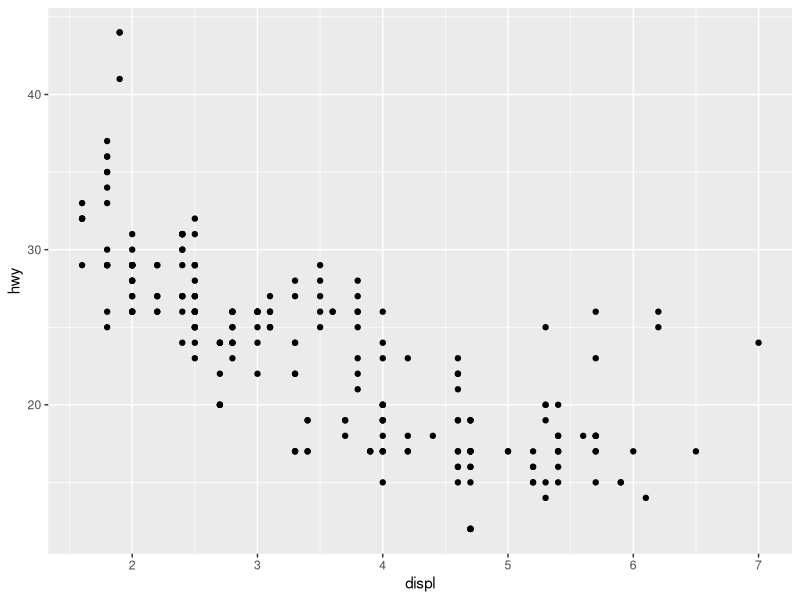
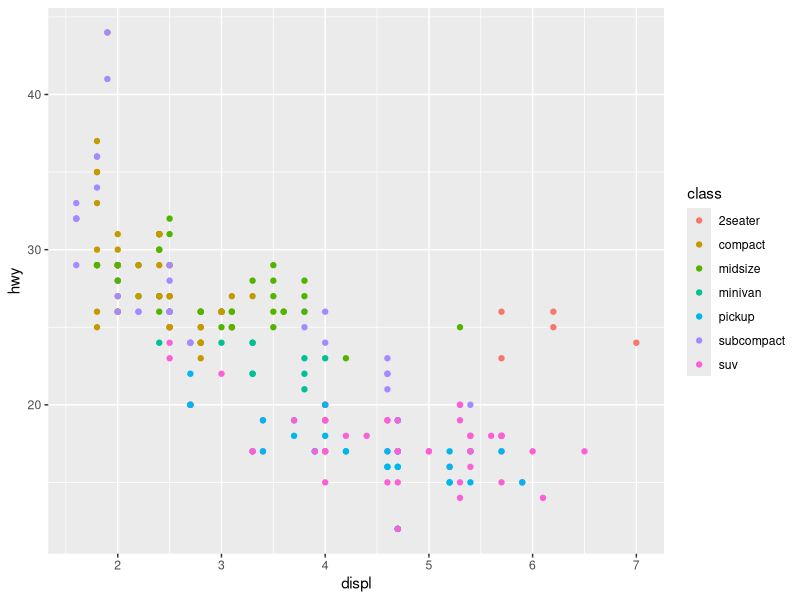
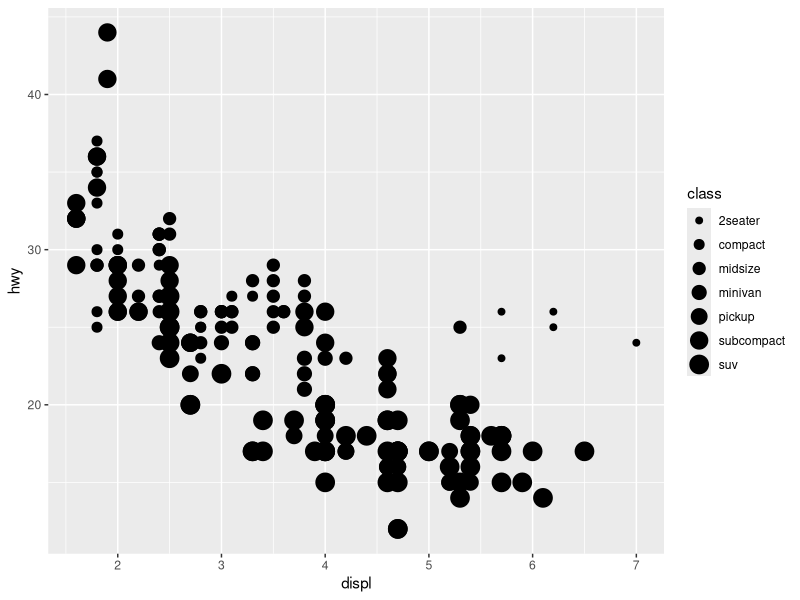
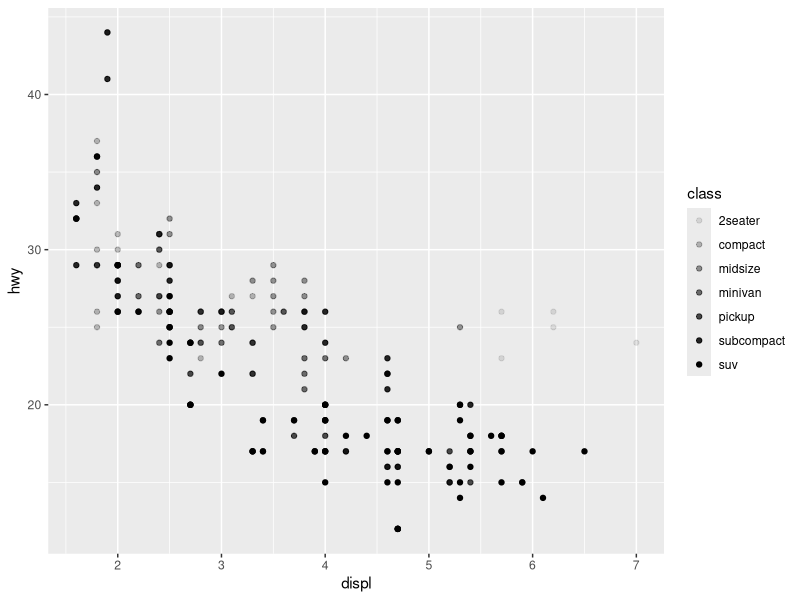
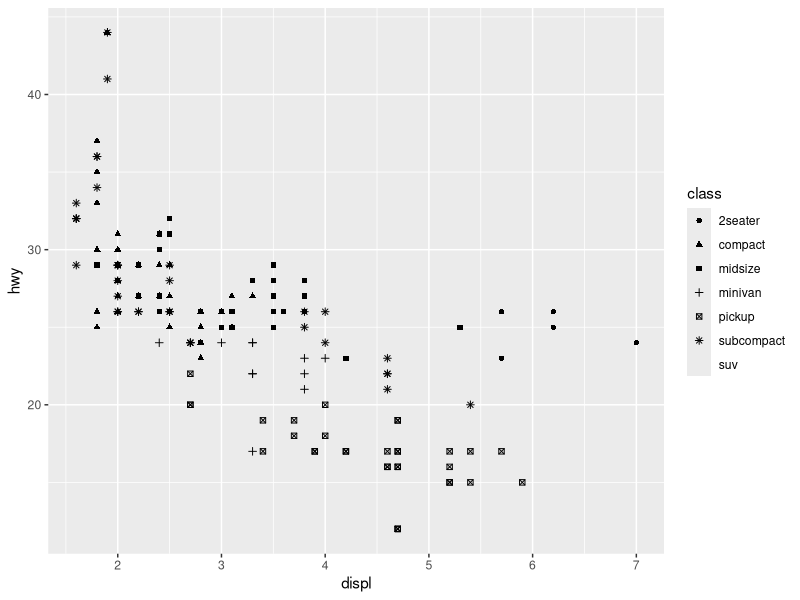
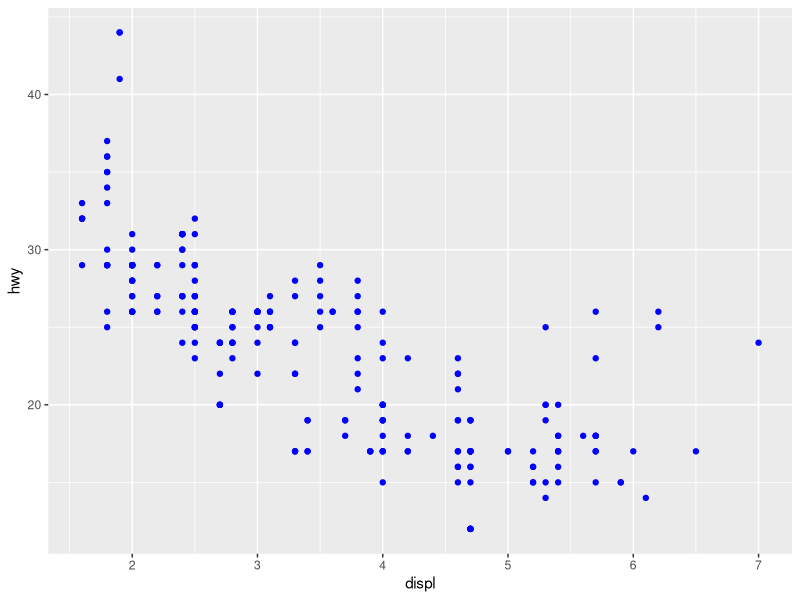
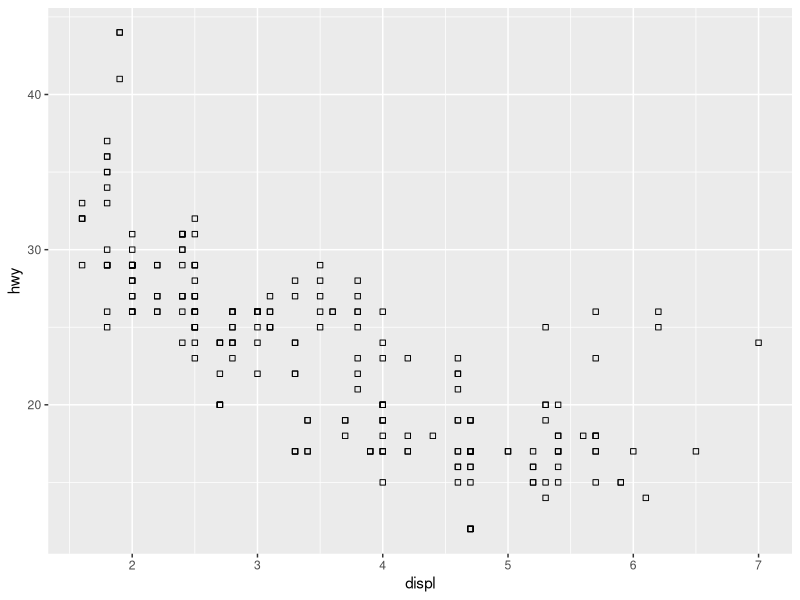
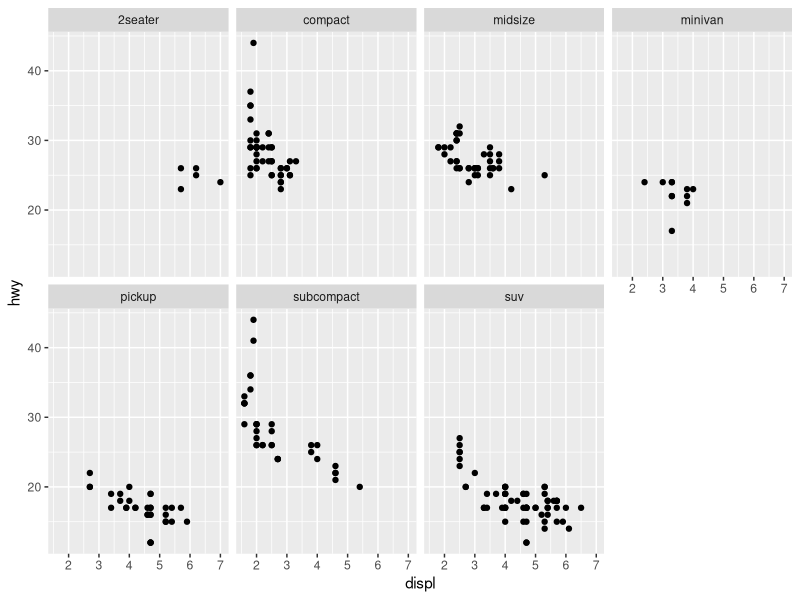

Source code (R) for these figures, in order:
## ---- chunk 1
knitr::opts_chunk$set(echo = TRUE)
## ---- chunk 2
library(tidyverse)
library(maps)
## ---- chunk 3
head(mpg)
## ---- chunk 4

ggplot(data = mpg) +  # create coordinates for the plot
  geom_point(mapping = aes(x = displ, y = hwy)) # add a layer of points to the plot
## ---- chunk 5
ggplot(data = mpg) + 
  geom_point(mapping = aes(x = displ, y = hwy, color = class))


ggplot(data = mpg) + 
  geom_point(mapping = aes(x = displ, y = hwy, size = class))
#> Warning: Using size for a discrete variable is not advised.

ggplot(data = mpg) + 
  geom_point(mapping = aes(x = displ, y = hwy, alpha = class))

ggplot(data = mpg) + 
  geom_point(mapping = aes(x = displ, y = hwy, shape = class))
  
## ---- chunk 6
ggplot(data = mpg) + 
  geom_point(mapping = aes(x = displ, y = hwy), color = "blue")


ggplot(data = mpg) + 
  geom_point(mapping = aes(x = displ, y = hwy), shape = 0)
## ---- chunk 7
ggplot(data = mpg) + 
  geom_point(mapping = aes(x = displ, y = hwy)) + 
  facet_wrap(~ class, nrow = 2)
## ---- chunk 8
ggplot(data = mpg) + 
  geom_point(mapping = aes(x = displ, y = hwy)) + 
  facet_grid(drv ~ cyl)

## ---- chunk 9
# ggplot(data = mpg) + 
#   geom_smooth(mapping = aes(x = displ, y = hwy)) +
#   geom_point(mapping = aes(x = displ, y = hwy))

ggplot(data = mpg, mapping = aes(x = displ, y = hwy)) + 
  geom_point(mapping = aes(color = class)) + 
  geom_smooth()
## ---- chunk 10
ggplot(data = mpg) + 
  geom_smooth(mapping = aes(x = displ, y = hwy, linetype = drv))
## ---- chunk 11
ggplot(data = mpg, mapping = aes(x = displ, y = hwy)) + 
  geom_point(mapping = aes(color = class)) + 
  geom_smooth(data = filter(mpg, class == "subcompact"), se = FALSE)
## ---- chunk 12

head(diamonds)
## ---- chunk 13

ggplot(data = diamonds) + 
  geom_bar(mapping = aes(x = cut, fill = cut))

# 
# ggplot(data = diamonds) + 
#   geom_bar(mapping = aes(x = cut))

## same as 
# 
# ggplot(data = diamonds) + 
#   stat_count(mapping = aes(x = cut))

ggplot(data = diamonds) + 
  geom_bar(mapping = aes(x = cut, fill = clarity))
## ---- chunk 14
ggplot(data = diamonds) + 
  geom_bar(mapping = aes(x = cut, fill = clarity), position = "fill")

ggplot(data = diamonds, mapping = aes(x = cut, fill = clarity)) + 
  geom_bar(alpha = 1/5, position = "identity")

ggplot(data = diamonds) + 
  geom_bar(mapping = aes(x = cut, fill = clarity), position = "dodge")
## ---- chunk 15
ggplot(data = diamonds) + 
  stat_summary(
    mapping = aes(x = cut, y = depth),
    fun.min = min,
    fun.max = max,
    fun = median
  )
## ---- chunk 16
ggplot(data = mpg, mapping = aes(x = class, y = hwy)) + 
  geom_boxplot()
ggplot(data = mpg, mapping = aes(x = class, y = hwy)) + 
  geom_boxplot() +
  coord_flip()
## ---- chunk 17
nz <- map_data("nz")

ggplot(nz, aes(long, lat, group = group)) +
  geom_polygon(fill = "white", colour = "black")

ggplot(nz, aes(long, lat, group = group)) +
  geom_polygon(fill = "white", colour = "black") +
  coord_quickmap()
## ---- chunk 18
bar <- ggplot(data = diamonds) + 
  geom_bar(
    mapping = aes(x = cut, fill = cut), 
    show.legend = FALSE,
    width = 1
  ) + 
  theme(aspect.ratio = 1) +
  labs(x = NULL, y = NULL)

bar + coord_flip()
bar + coord_polar()
